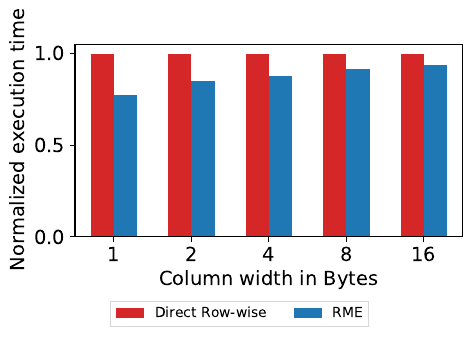

Reproduce this figure in Python.
import matplotlib.pyplot as plt
import numpy as np
from scipy.stats import hmean
from matplotlib import gridspec
import csv

percentile = 95
revisions = 4
offsets = 60
colors = ["red", "green", "blue", "purple"]
period = 0.00000066666666666667 # mili second

def read(filepath, skip):
    print(filepath)
    res = {}
    with open(filepath) as csv_file:
        csv_reader = csv.reader(csv_file, delimiter=',')
        for x in range(0, skip):
            next(csv_reader)
        for bench, mem, row_size, row_count, col_width, cycles in csv_reader:
            res.setdefault(mem.strip(),dict()).setdefault(int(col_width.strip()), []).append(int(cycles))
    return res

def read_row(filepath, skip, exceptions):
    print(filepath)
    res = {}
    with open(filepath) as csv_file:
        csv_reader = csv.reader(csv_file, delimiter=',')
        for x in range(0, skip):
            next(csv_reader)
        for bench, mem, row_size, row_count, col_width, cycles in csv_reader:
            if (not (int(row_size.strip()) in exceptions)):
                res.setdefault(mem.strip(),dict()).setdefault(int(row_size.strip()), []).append(period * int(cycles))
    return res

def generate_plot(q, figsize, ncol=2, fontsize=False):
    plt.clf()
    if (fontsize):
        plt.rcParams.update({'font.size': 11.25})
    values = {}
    for i in range(4, 5, 1):
        res = read("PLT"+str(2)+"_result_q"+q+".csv", 1)

        for memory in ('d', 'r'):
                tmp = [e[1] for e in sorted(res[memory].items())]
                columns = sorted(res[memory].keys())
                res[memory] = dict()
                for index, col in enumerate(columns):
                    res[memory][col] = {"avg" : np.mean(tmp[index]), "std" : np.std(tmp[index])}
                avg = [e[1]['avg'] for e in sorted(res[memory].items())]
                std = [e[1]['std'] for e in sorted(res[memory].items())]
                res[memory] = {"avg" : avg, "std" : std}
        res = {'v'+str(i) : res}
        values = {**values, **res}

    labels = [2**i for i in range(5)]

    x = np.divide(np.arange(len(labels)), 1)  # the label locations
    width = 0.3  # the width of the bars

    fig, ax = plt.subplots(figsize=figsize)
    plt.rcParams.update({'font.size': 9.5})
    ax.bar(x - 0.5*width,  np.divide(values['v4']['d']['avg'], values['v4']['d']['avg']), width, yerr=np.divide(values['v4']['d']['std'], values['v4']['r']['avg']), label="Direct Row-wise", color="tab:red")
    ax.bar(x + 0.5*width,  np.divide(values['v4']['r']['avg'], values['v4']['d']['avg']), width, yerr=np.divide(values['v4']['r']['std'], values['v4']['r']['avg']), label="RME", color="tab:blue")

    ax.set_ylabel('Normalized execution time')
    ax.set_ylim([0.0, 1.1])
    ax.set_xlabel('Column width in Bytes')
    ax.set_xticks(x)
    ax.set_xticklabels(labels)
    ax.legend(loc='upper center', bbox_to_anchor=(0.45, -0.25), fancybox=False, shadow=False, ncol=ncol)

    fig.tight_layout()

    plt.savefig(q+".pdf", bbox_inches='tight')
    plt.show()

def generate_row_plot(q, exceptions, figsize, ncol, yoffsetbbox=-0.5):
    plt.clf()
    values = {}
    for i in range(4, 5, 1):
        res = read_row("PLT"+str(2)+"_result_q"+q+"_row_size.csv", 1, exceptions)
        for memory in ('d', 'r'):
                tmp = [e[1] for e in sorted(res[memory].items())]
                sizes = sorted(res[memory].keys())
                res[memory] = dict()
                for index, size in enumerate(sizes):
                    res[memory][size] = {"avg" : np.mean(tmp[index]), "std" : np.std(tmp[index])}
                #print("------------------------------------------------------------")
                #print(memory, temperature)
                #print(sorted(res[memory][temperature].items()))
                avg = [e[1]['avg'] for e in sorted(res[memory].items())]
                std = [e[1]['std'] for e in sorted(res[memory].items())]
                res[memory] = {"avg" : avg, "std" : std}
                #print("->")
                #print(res[memory][temperature])
                #print("------------------------------------------------------------")
        #for memory in ('d', 'r'):
        #    if memory == 'r':
        #        tempList = ('c', 'h')
        #    elif memory == 'd':
        #        tempList = ('-')
        #    for temperature in tempList:
        #        print(memory, temperature)
        #        print(res[memory][temperature])
        res = {'v'+str(i) : res}
        values = {**values, **res}

    #print(values)

    #labels = [i*4 if (i%4 == 0) else "" for i in range(1+len(exceptions), 33)]
    labels = [2**(i+3) for i in range(1, len(values['v4']['r']['avg'])+1) ]

    x = np.divide(np.arange(len(labels)), 1)  # the label locations
    width = 0.3  # the width of the bars
    print(labels,x)
    print( values['v4']['r']['avg'] )

    fig, ax = plt.subplots(figsize=figsize)
    ax.bar(x - 0.5*width,  np.divide(values['v4']['d']['avg'], 1), width, yerr=np.divide(values['v4']['d']['std'], values['v4']['d']['avg']), label="Direct Row-wise", color="tab:red")
    ax.bar(x + 0.5*width,  np.divide(values['v4']['r']['avg'], 1), width, yerr=np.divide(values['v4']['r']['std'], values['v4']['d']['avg']), label="RME cold", color="tab:blue")

    ax.set_ylabel('Execution time (ms)')
#    ax.set_ylim([0.0, 1.1])
    ax.set_xlabel('Row width in Bytes')
    ax.set_xlim([0-0.5, len(labels)-0.5])
    ax.set_xticks(x)
    ax.set_xticklabels(labels)
    ax.legend(loc='lower center', bbox_to_anchor=(0.425, yoffsetbbox), fancybox=False, shadow=False, ncol=ncol)

    fig.tight_layout()

    plt.savefig("join_row_size.pdf", bbox_inches='tight')
    plt.show()

if (__name__ == '__main__'):
    generate_plot('join', (5, 3), 3, True)
    generate_row_plot('join', [48, 80, 96, 112, 144, 160, 176, 192, 208, 224, 240], (5, 3), 3)
